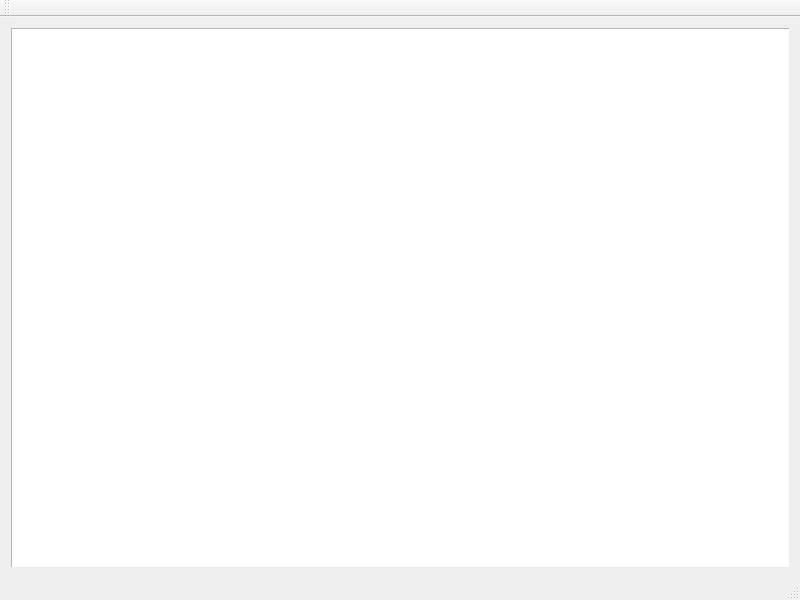
<?xml version="1.0" encoding="UTF-8"?>
<ui version="4.0">
 <class>MainWindow</class>
 <widget class="QMainWindow" name="MainWindow">
  <property name="geometry">
   <rect>
    <x>0</x>
    <y>0</y>
    <width>800</width>
    <height>600</height>
   </rect>
  </property>
  <property name="windowTitle">
   <string>MainWindow</string>
  </property>
  <widget class="QWidget" name="centralWidget">
   <layout class="QHBoxLayout" name="horizontalLayout">
    <item>
     <widget class="QStackedWidget" name="stackedWidget">
      <widget class="QWidget" name="page_1">
       <widget class="QTextBrowser" name="txtMain">
        <property name="geometry">
         <rect>
          <x>0</x>
          <y>0</y>
          <width>782</width>
          <height>551</height>
         </rect>
        </property>
        <property name="cursor" stdset="0">
         <cursorShape>IBeamCursor</cursorShape>
        </property>
        <property name="contextMenuPolicy">
         <enum>Qt::ActionsContextMenu</enum>
        </property>
        <property name="openLinks">
         <bool>false</bool>
        </property>
       </widget>
      </widget>
      <widget class="QWidget" name="page_2">
       <widget class="QGraphicsView" name="graphicsView">
        <property name="geometry">
         <rect>
          <x>0</x>
          <y>0</y>
          <width>781</width>
          <height>461</height>
         </rect>
        </property>
        <property name="autoFillBackground">
         <bool>true</bool>
        </property>
       </widget>
       <widget class="QLabel" name="txtMovie">
        <property name="geometry">
         <rect>
          <x>0</x>
          <y>0</y>
          <width>331</width>
          <height>251</height>
         </rect>
        </property>
        <property name="sizePolicy">
         <sizepolicy hsizetype="Expanding" vsizetype="Expanding">
          <horstretch>0</horstretch>
          <verstretch>0</verstretch>
         </sizepolicy>
        </property>
        <property name="text">
         <string>TextLabel</string>
        </property>
        <property name="alignment">
         <set>Qt::AlignCenter</set>
        </property>
       </widget>
      </widget>
     </widget>
    </item>
   </layout>
  </widget>
  <widget class="QToolBar" name="mainToolBar">
   <attribute name="toolBarArea">
    <enum>TopToolBarArea</enum>
   </attribute>
   <attribute name="toolBarBreak">
    <bool>false</bool>
   </attribute>
  </widget>
  <widget class="QStatusBar" name="statusBar"/>
  <action name="action_open">
   <property name="text">
    <string>open</string>
   </property>
  </action>
 </widget>
 <layoutdefault spacing="6" margin="11"/>
 <resources/>
 <connections/>
</ui>
